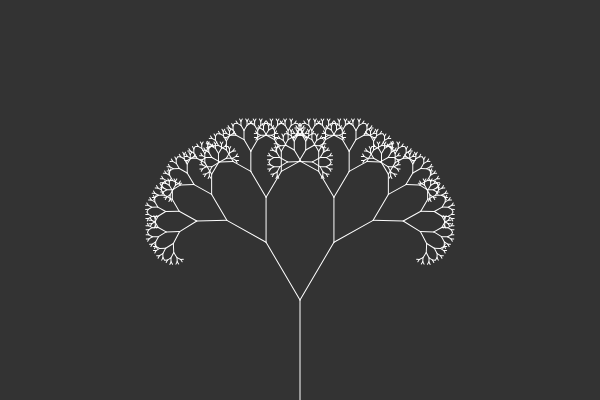
Frame 1 (no input)
Frame 60 (no input): identical to frame 1, image omitted
Frame 120 (the mouse pressed at the canvas centre since frame 60): identical to frame 1, image omitted

The p5.js sketch that drew this single still picture (run headless with seeded random() and noise() and a simulated clock; from frame 60 on, the mouse is pressed at the canvas centre):

// p5.js sketch
// ── sketch.js
var angle = 100;

function setup() {
  createCanvas(600, 400);
}

function draw() {
  background(51);
  stroke(255);
  translate(width/2, height);
  branch(100);

}

function branch(len) {
  line(0, 0, 0, -len);
  translate(0, -len);
  if (len > 4) {
    push();
    rotate(angle);
    branch(len * 0.67);
    pop();
    push();
    rotate(-angle);
    branch(len * 0.67);
    pop();
  }
}
